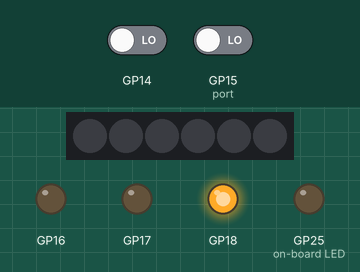
This program was run on a simulated Raspberry Pi Pico running MicroPython. Parts: 6 RGB LEDs in strip order, left to right, output pins drawn as LEDs (lit = HIGH). The test bench sets the inputs (shaded band); at power-on: GP14 LOW, GP15 (port) LOW.

Above: at 1.2 s.
1.3 s: GP14 driven HIGH and GP15 (port) driven HIGH
At 1.77 s:
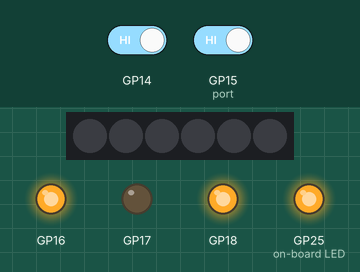
At 3.2 s:
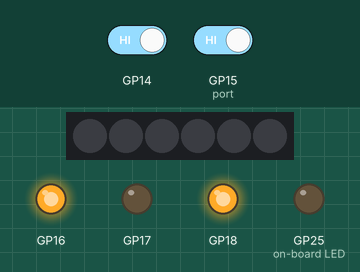
Timing chart, 0 to 4.7 s (numbered marks = the images above; inputs shaded):
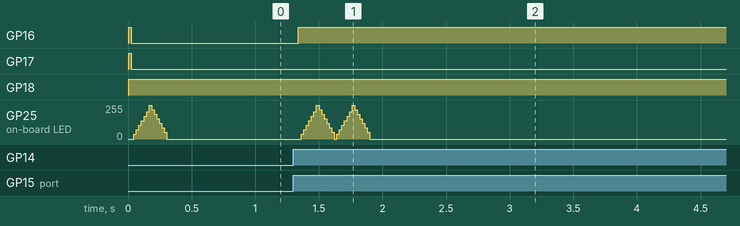

The program:

main.py
```python
import uasyncio
import utime


async def debug_run() -> None:
    import gc

    from app import App

    do_print = True
    do_restart = True
    do_memory_monitor = True

    def print_async_exceptin(loop, context):
        if do_print:
            print(utime.ticks_cpu(), "Exception!", loop, context)
        raise context.get("exception", RuntimeError("???"))

    uasyncio.get_event_loop().set_exception_handler(print_async_exceptin)

    if do_print:
        gc.collect()
        print("start")
        print(f"used {gc.mem_alloc()}", f"free {gc.mem_free()}")  # type: ignore

    while True:
        app = App()
        await app.run()

        if do_print:
            await uasyncio.sleep_ms(10)
            gc.collect()
            await uasyncio.sleep_ms(10)
            print("init")
            print(f"used {gc.mem_alloc()}", f"free {gc.mem_free()}")  # type: ignore

        if not do_restart:
            break

        await uasyncio.sleep(10)

        await app.destroy()
        del app

        if do_print:
            await uasyncio.sleep_ms(10)
            gc.collect()
            await uasyncio.sleep_ms(10)
            print("destroy")
            print(f"used {gc.mem_alloc()}", f"free {gc.mem_free()}")  # type: ignore

        await uasyncio.sleep(1)

    if do_memory_monitor:
        while True:
            print(f"used {gc.mem_alloc()}", f"free {gc.mem_free()}")  # type: ignore
            await uasyncio.sleep(1)


async def run() -> None:
    from app import App

    app = App()
    await app.run()


if __name__ == "__main__":
    loop = uasyncio.get_event_loop()
    # loop.create_task(debug_run())
    loop.create_task(run())
    try:
        loop.run_forever()
    except KeyboardInterrupt:
        pass
```

app.py
```python
import gc
import sys

import uasyncio

# noinspection PyUnreachableCode
if False:  # sourcery skip: remove-redundant-if
    from types import ModuleType
    from typing import Dict, List, Optional

    from common.bank_managers import BankManager
    from common.boards import Board
    from common.command_executors import CommandExecutor


class App:
    board: Board
    command_executor: CommandExecutor
    bank_manager: BankManager
    loop: uasyncio.Loop
    _commands_on_boot: Optional[List[Dict]]

    def __init__(self):
        from common.bank_managers import BankManager
        from common.boards import Board
        from common.command_executors import CommandExecutor

        config = self._get_config()
        self.loop = uasyncio.get_event_loop()
        self.board = Board(config=config)
        self.command_executor = CommandExecutor(board=self.board, config=config)
        self.bank_manager = BankManager(
            board=self.board,
            command_executor=self.command_executor,
            config=config,
        )
        self._commands_on_boot = config.COMMANDS_ON_BOOT

    async def run(self) -> None:
        if self._commands_on_boot:
            await self.command_executor.execute_set(commands=self._commands_on_boot)
        self._commands_on_boot = None
        await self.bank_manager.set_bank(0)
        gc.collect()

    async def destroy(self) -> None:
        self.bank_manager.destroy()
        self.board.reset()
        self.command_executor.destroy()
        await self.board.destroy()
        self.board = None
        self.command_executor = None
        self.bank_manager = None
        self.loop = None
        self._commands_on_boot = None

    def _get_config(self) -> ModuleType:
        import config

        try:
            return config
        finally:
            del sys.modules["config"]
```

bank_managers.py
```python
import micropython

from common.buttons import ButtonCombination
from common.command_executors import CommandStateGroup

# noinspection PyUnreachableCode
if False:  # sourcery skip: remove-redundant-if
    from types import ModuleType
    from typing import Dict, List, Optional, Tuple

    from common.boards import Board
    from common.command_executors import CommandExecutor


class BankManager:
    _banks: Tuple[Dict]
    _bank_by_name: Dict[str, Dict]
    _banks_number: int

    _board: Board
    _command_executor: CommandExecutor

    _global_state_groups: Dict[str, CommandStateGroup]

    _bank_ix: int

    def __init__(
        self,
        board: Board,
        command_executor: CommandExecutor,
        config: ModuleType,
    ):
        self._bank_ix = -1
        self._board = board
        self._command_executor = command_executor
        self._global_state_groups = {}
        self._update_command_executor()
        self._load_profile(path=config.PROFILE_PATH)

    @property
    def bank_ix(self) -> int:
        return self._bank_ix

    @property
    def global_state_groups(self) -> Dict[str, CommandStateGroup]:
        return self._global_state_groups

    def _update_command_executor(self) -> None:
        from common.function_catalogs.fc_bank_manager import (
            BankFunctionCatalog,
            GlobalStateGroupFunctionCatalog,
        )

        bank_catalog = BankFunctionCatalog(bank_manager=self)
        self._command_executor.add_catalog(catalog=bank_catalog)

        global_state_group_catalog = GlobalStateGroupFunctionCatalog(bank_manager=self)
        self._command_executor.add_catalog(catalog=global_state_group_catalog)
        return None

    def _clear_command_executor(self) -> None:
        from common.function_catalogs.fc_bank_manager import (
            BankFunctionCatalog,
            GlobalStateGroupFunctionCatalog,
        )

        self._command_executor.remove_catalog(name=BankFunctionCatalog.NAME)
        self._command_executor.remove_catalog(name=GlobalStateGroupFunctionCatalog.NAME)
        return None

    def _load_profile(self, path: str) -> None:
        from common.tools import load_module_object

        profile = load_module_object(path=path, dot_number=2, expected_type=dict)
        if not profile:
            raise ValueError("profile is empty")
        if not profile.get("BANKS"):
            raise ValueError("must be loaded at least one bank")
        profile["BANKS"] = tuple(profile["BANKS"])
        bank_by_name = {}
        for ix, bank in enumerate(profile["BANKS"]):
            self._compile_bank(bank)
            name = bank.get("META:NAME", f"BANK {ix + 1}")
            if name in bank_by_name:
                raise ValueError(f"duplicated bank name `{name}`")
            bank_by_name[name] = bank
        self._banks = profile["BANKS"]
        self._bank_by_name = bank_by_name
        self._banks_number = len(self._banks)
        for state_group_id, state_group in profile.get("GLOBAL_STATE_GROUPS", {}).items():
            if not state_group.get("STATES"):
                raise ValueError(f"global state group with id {state_group_id} is empty")
            for state in state_group["STATES"]:
                self._compile_commands(commands=state["CMD"])
            self._global_state_groups[state_group_id] = CommandStateGroup(
                command_executor=self._command_executor,
                states=state_group["STATES"],
                name=state_group["NAME"],
                state_vars=state_group.get("VARS"),
            )
        return None

    def _compile_bank(self, bank: Dict) -> None:
        for root_key, root_val in bank.items():
            if root_key.startswith("ON:"):
                self._compile_commands(commands=root_val)
            elif any(map(root_key.startswith, ("BTN:", "COMB:"))):
                for trigger_or_conf_name, val in root_val.items():
                    if trigger_or_conf_name.startswith("ON:"):
                        for state in val:
                            self._compile_commands(commands=state["CMD"])
        return None

    def _compile_commands(self, commands: List[Dict]) -> None:
        for command in commands:
            if isinstance(command["FUNC"], str):
                command["FUNC"] = self._command_executor.get_command_func(name=command["FUNC"])
        return None

    @micropython.native
    async def set_bank(self, bank_ix: int) -> None:
        current_bank_ix = self._bank_ix
        current_bank = self._banks[current_bank_ix] if 0 <= current_bank_ix < self._banks_number else None
        if current_bank:
            on_exit_commands = current_bank.get("ON:EXIT", None)
            if on_exit_commands:
                await self._command_executor.execute_set(commands=on_exit_commands)

        new_bank_ix = 0 if bank_ix < 0 else bank_ix % self._banks_number
        bank = self._banks[new_bank_ix]
        self._board.reset()

        for root_key, root_val in bank.items():
            key_type, key_val = root_key.split(":", 1)
            if key_type == "BTN":
                self._setup_btn(button_id=key_val, params=root_val)
            elif key_type == "COMB":
                buttons_ids = key_val.split("+")
                self._setup_btn_comb(buttons_ids=buttons_ids, params=root_val)

        on_enter_commands = bank.get("ON:ENTER", None)
        if on_enter_commands:
            await self._command_executor.execute_set(commands=on_enter_commands)

        self._bank_ix = new_bank_ix

        return None

    @micropython.native
    def _setup_btn(self, button_id: str, params: Dict) -> None:
        button = self._board.buttons[button_id]
        for param_name, param_val in params.items():
            param_type, param_subtype = param_name.split(":", 1)
            if param_type == "ON":
                if param_subtype == "PRESS":
                    button.set_on_press_handler(
                        handler=self._get_handler_for_state_group(
                            states=param_val,
                            name=f"BTN:{button_id}:{param_type}:{param_subtype}",
                        ),
                    )
        return None

    @micropython.native
    def _setup_btn_comb(self, buttons_ids: Tuple[str], params: Dict) -> None:
        buttons = tuple(self._board.buttons[button_id] for button_id in buttons_ids)
        buttons_ids_str = "+".join(buttons_ids)
        on_press = None
        for param_name, param_val in params.items():
            param_type, param_subtype = param_name.split(":", 1)
            if param_type == "ON":
                if param_subtype == "PRESS":
                    on_press = self._get_handler_for_state_group(
                        states=param_val,
                        name=f"COMB:{buttons_ids_str}:{param_type}:{param_subtype}",
                    )
        if not on_press:
            raise ValueError(f"Button Combination `{buttons_ids_str}` does not have any triggers")

        self._board.add_button_combination(
            ButtonCombination(
                buttons=buttons,
                on_press=on_press,
            )
        )
        return None

    @micropython.native
    def _get_handler_for_state_group(
        self,
        states: List[Dict],
        name: Optional[str] = None,
        state_vars: Optional[Dict] = None,
    ) -> callable:
        return CommandStateGroup(
            command_executor=self._command_executor,
            states=states,
            name=name,
            state_vars=state_vars,
        )

    def destroy(self) -> None:
        self._clear_command_executor()
        self._global_states = None
        self._banks = None
        self._bank_by_name = None
        self._banks_number = None
        self._board = None
        self._command_executor = None
        return None


del micropython
```

command_executors.py
```python
import sys

import micropython
import uasyncio

# noinspection PyUnreachableCode
if False:  # sourcery skip: remove-redundant-if
    from types import ModuleType
    from typing import Any, Dict, List, Optional, Tuple

    from common.boards import Board
    from common.function_catalogs.base import FunctionCatalogBase


class CommandExecutor:
    _catalogs: Dict[str, FunctionCatalogBase]
    _compiled_funcs_cache: Dict[str, callable]
    _ignore_command_errors: bool
    _loop: uasyncio.Loop

    def __init__(
        self,
        board: Board,
        config: ModuleType,
    ):
        self._loop = uasyncio.get_event_loop()
        self._board = board
        self._debug = config.DEBUG
        self._ignore_command_errors = config.IGNORE_COMMAND_ERRORS
        self._catalogs = {}
        self._compiled_funcs_cache = {}
        self._add_default_function_catalogs()
        self._add_board_based_function_catalogs()

    def add_catalog(self, catalog: FunctionCatalogBase) -> None:
        if catalog.NAME in self._catalogs:
            raise ValueError(f"function catalog with name `{catalog.NAME}` already exists")
        self._catalogs[catalog.NAME] = catalog
        return None

    def remove_catalog(self, name: str) -> None:
        self._catalogs.pop(name)
        return None

    def _add_default_function_catalogs(self) -> None:
        from common.function_catalogs.fc_time import TIMEFunctionCatalog

        self.add_catalog(catalog=TIMEFunctionCatalog())
        return None

    def _add_board_based_function_catalogs(self) -> None:
        from common.function_catalogs.fc_led import LEDFunctionCatalog
        from common.function_catalogs.fc_midi import MIDIFunctionCatalog
        from common.function_catalogs.fc_rgbled import RGBLEDFunctionCatalog
        from common.function_catalogs.fc_rgbledstrip import RGBLEDStripFunctionCatalog

        if self._board.leds:
            self.add_catalog(catalog=LEDFunctionCatalog(board=self._board))
        if self._board.rgb_leds:
            self.add_catalog(catalog=RGBLEDFunctionCatalog(board=self._board))
        if self._board.out_midis:
            self.add_catalog(catalog=MIDIFunctionCatalog(board=self._board))
        if self._board.rgb_led_strips:
            self.add_catalog(catalog=RGBLEDStripFunctionCatalog(board=self._board))
        return None

    @micropython.native
    def _resolve_name(self, name: str) -> Tuple[FunctionCatalogBase, str]:
        catalog_name, function_name = name.split(":", 1)
        catalog = self._catalogs[catalog_name]
        return catalog, function_name

    @micropython.native
    async def execute_set(
        self,
        commands: List[Dict],
        wait: bool = True,
    ) -> None:
        for command in commands:
            task = self._loop.create_task(self.execute(command=command))
            if wait:
                await task
        return None

    @micropython.native
    async def execute(
        self,
        command: Dict,
    ) -> Any:
        func_or_name = command["FUNC"]
        kwargs = command.get("ARGS", {})
        if isinstance(func_or_name, str):
            catalog, function_name = self._resolve_name(name=func_or_name)
            task = catalog.execute(name=function_name, kwargs=kwargs)
        else:
            task = func_or_name(**kwargs)

        try:
            return await task
        except Exception as e:
            if self._ignore_command_errors:
                if self._debug:
                    sys.print_exception(e)
                return None
            raise e

    def get_command_func(self, name: str) -> callable:
        if name in self._compiled_funcs_cache:
            return self._compiled_funcs_cache[name]
        catalog, function_name = self._resolve_name(name=name)
        func = catalog.get_command_func(name=function_name)
        self._compiled_funcs_cache[name] = func
        return func

    def destroy(self) -> None:
        self._compiled_funcs_cache = None
        self._catalogs = None
        self._loop = None
        return None


class CommandStateGroup:
    _state_ix: int
    _command_executor: CommandExecutor
    _name: str
    _vars: Dict
    _states: List[Dict]
    _states_number: int
    _init_state_ix: int
    _state_ix_by_id: Dict

    def __init__(
        self,
        command_executor: CommandExecutor,
        states: List[Dict],
        name: Optional[str] = None,
        state_vars: Optional[Dict] = None,
        init_state_ix: int = -1,
    ):
        self._name = name or ""
        self._vars = (state_vars or {}).copy()
        self._command_executor = command_executor
        self._state_ix = init_state_ix
        self._init_state_ix = init_state_ix
        self._states = states
        self._states_number = len(self._states)
        self._make_state_ix_by_id_index()

    def _make_state_ix_by_id_index(self) -> None:
        self._state_ix_by_id = {}
        for ix, state in enumerate(self._states):
            state_id = state.get("ID", str(ix))
            if state_id in self._state_ix_by_id:
                raise RuntimeError(
                    f"Duplicate state id `{state_id}` in CommandStateGroup with name `{self._name}`"
                )
            self._state_ix_by_id[state_id] = ix

    def reset(self) -> None:
        self._state_ix = self._init_state_ix
        return None

    @micropython.native
    async def __call__(self, ix_inc: int = 1, **kwargs) -> None:
        if not self._states_number:
            return None
        if self._state_ix == -1 and ix_inc < 0:
            ix_inc += 1
        state_ix = self._state_ix + ix_inc
        if not (0 <= state_ix < self._states_number):
            state_ix = state_ix % self._states_number
        state = self._states[state_ix]
        await self._command_executor.execute_set(commands=state["CMD"])
        self._state_ix = state_ix
        return None

    def destroy(self) -> None:
        self._name = None
        self._vars = None
        self._command_executor = None
        self._state_ix = None
        self._init_state_ix = None
        self._states = None
        self._states_number = None


del micropython
```

fc_time.py
```python
import micropython
import uasyncio

from common.function_catalogs.base import FunctionCatalogBase


class TIMEFunctionCatalog(FunctionCatalogBase):
    NAME = "TIME"
    FUNCTIONS_MAP = {
        "SLEEP": "sleep_ms",
    }

    @micropython.native
    async def sleep_ms(self, val: int) -> None:
        await uasyncio.sleep_ms(val)
        return None


del micropython
```

Source omitted: boards.py (8382 bytes), config.py (3541 bytes), buttons.py (10570 bytes), fc_bank_manager.py (2009 bytes), tools.py (1608 bytes), midis.py (2817 bytes), rgb_led_strips.py (2103 bytes), base.py (1818 bytes), fc_led.py (1687 bytes), fc_midi.py (1412 bytes), fc_rgbled.py (1655 bytes), fc_rgbledstrip.py (1616 bytes)

Measured:
- by itself, GP25 (on-board LED): rises from 0/255 to 255/255 in 0.12 s, then falls to 0/255 in 0.14 s
